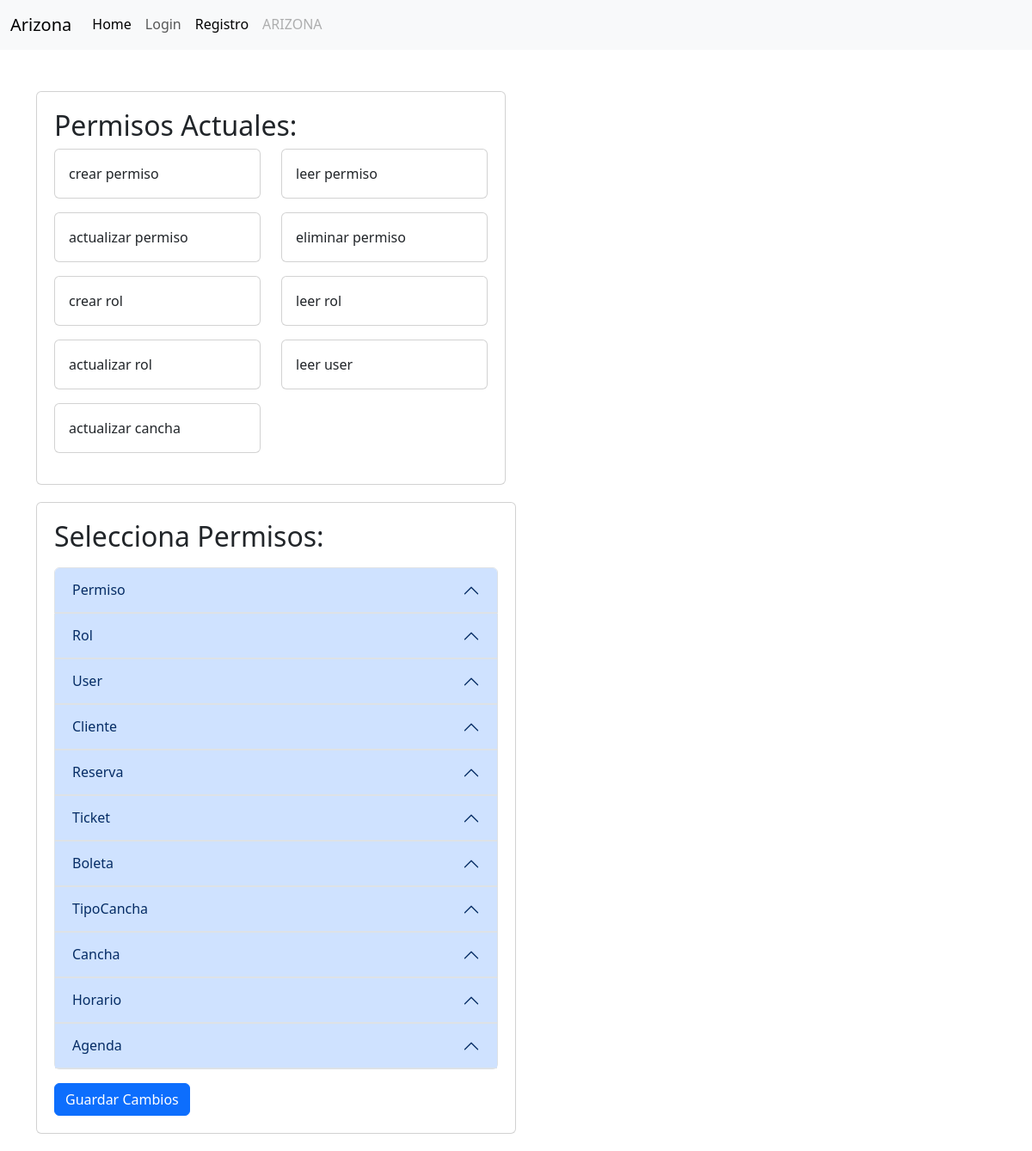
Page /account/rol/1/ on the committed database.
### accounts/models.py (models this page shows, shortened)
class Permiso(models.Model):
    CLASES_CHOICES = [
        ('Permiso', 'Permiso'),
        ('Rol', 'Rol'),
        ('User', 'User'),
        ('Cliente', 'Cliente'),
        ('Reserva', 'Reserva'),
        ('Ticket', 'Ticket'),
        ('Boleta', 'Boleta'),
        ('TipoCancha', 'TipoCancha'),
        ('Cancha', 'Cancha'),
        ('Horario', 'Horario'),
        ('Agenda', 'Agenda'),
    ]
    clase = models.CharField(max_length=15, choices=CLASES_CHOICES)
    nombre = models.CharField(max_length=50)
    class Meta:
        unique_together = ('clase', 'nombre')

### accounts/roles_permisos.py (the view, shortened to what this page needs)
# urls.py: path('rol/<int:pk>/', RolDetailView.as_view(), name='rol-det'),
class RolDetailView(DetailView):
    model = Rol
    template_name = 'roles/roles_permisos.html'
    context_object_name = 'rol'
    def get_context_data(self, **kwargs):
        context = super().get_context_data(**kwargs)
        context['permisos'] = Permiso.objects.all()
        return context

### accounts/templates/roles/roles_permisos.html (shortened to what this page needs)
{% extends "layout.html" %}
{% load static %}
{% load humanize %}
{% block head %}
<link rel="stylesheet" href="https://cdn.jsdelivr.net/npm/bootstrap@5.3.0/dist/css/bootstrap.min.css">
{% endblock %}
{% block container %}
<div class="container mt-5">
  {% if rol %}
        <div class="row">
          <div class="col-md-6">
              <div class="card permisos-actuales">
                  <h2 class="card-title">Permisos Actuales:</h2>
                  <div class="row">
                      {% for permiso in rol.permisos.all %}
                          <div class="col-6 mb-3">
                              <div class="card">
                                  <div class="card-body">
                                      <p class="card-text">{{ permiso.nombre }}</p>
                                  </div>
                              </div>
                          </div>
                      {% endfor %}
                  </div>
              </div>
          </div>
      </div>
      <div class="col-md-6">
        <div class="card selecciona-permisos">
            <h2 class="card-title mb-3">Selecciona Permisos:</h2>
            <form method="post" action="{% url 'account:rol-det' pk=rol.pk %}">
                <div class="accordion" id="permisosAccordion">
                    {% regroup permisos by clase as permisos_by_clase %}
                    {% for clase in permisos_by_clase %}
                        <div class="accordion-item">
                            <h2 class="accordion-header" id="heading{{ forloop.counter }}">
                                <button class="accordion-button" type="button" data-bs-toggle="collapse" data-bs-target="#collapse{{ forloop.counter }}" aria-expanded="true" aria-controls="collapse{{ forloop.counter }}">
                                    {{ clase.grouper }}
                                </button>
                            </h2>
                        </div>
                    {% endfor %}
                </div>
                <button type="submit" class="btn btn-primary mt-3">Guardar Cambios</button>
            </form>
        </div>
    </div>
    </div>
  {% endif %}
{% endblock %}

### accounts/templates/roles/roles_permisos.html (style rules this page uses)
.permisos-actuales, .selecciona-permisos { padding: 20px; margin-bottom: 20px; }
.accordion-button { cursor: pointer; }

### rows in the picture
Permiso: nombre "crear permiso", grouper "Permiso"
Permiso: nombre "leer permiso"
Permiso: nombre "actualizar permiso"
Permiso: nombre "eliminar permiso"
Permiso: nombre "crear rol", grouper "Rol"
Permiso: nombre "leer rol"
Permiso: nombre "actualizar rol"
Permiso: nombre "leer user"
Permiso: nombre "actualizar cancha"
Permiso: grouper "User"
Permiso: grouper "Cliente"
Permiso: grouper "Reserva"
Permiso: grouper "Ticket"
Permiso: grouper "Boleta"
Permiso: grouper "TipoCancha"
Permiso: grouper "Cancha"
Permiso: grouper "Horario"
Permiso: grouper "Agenda"
